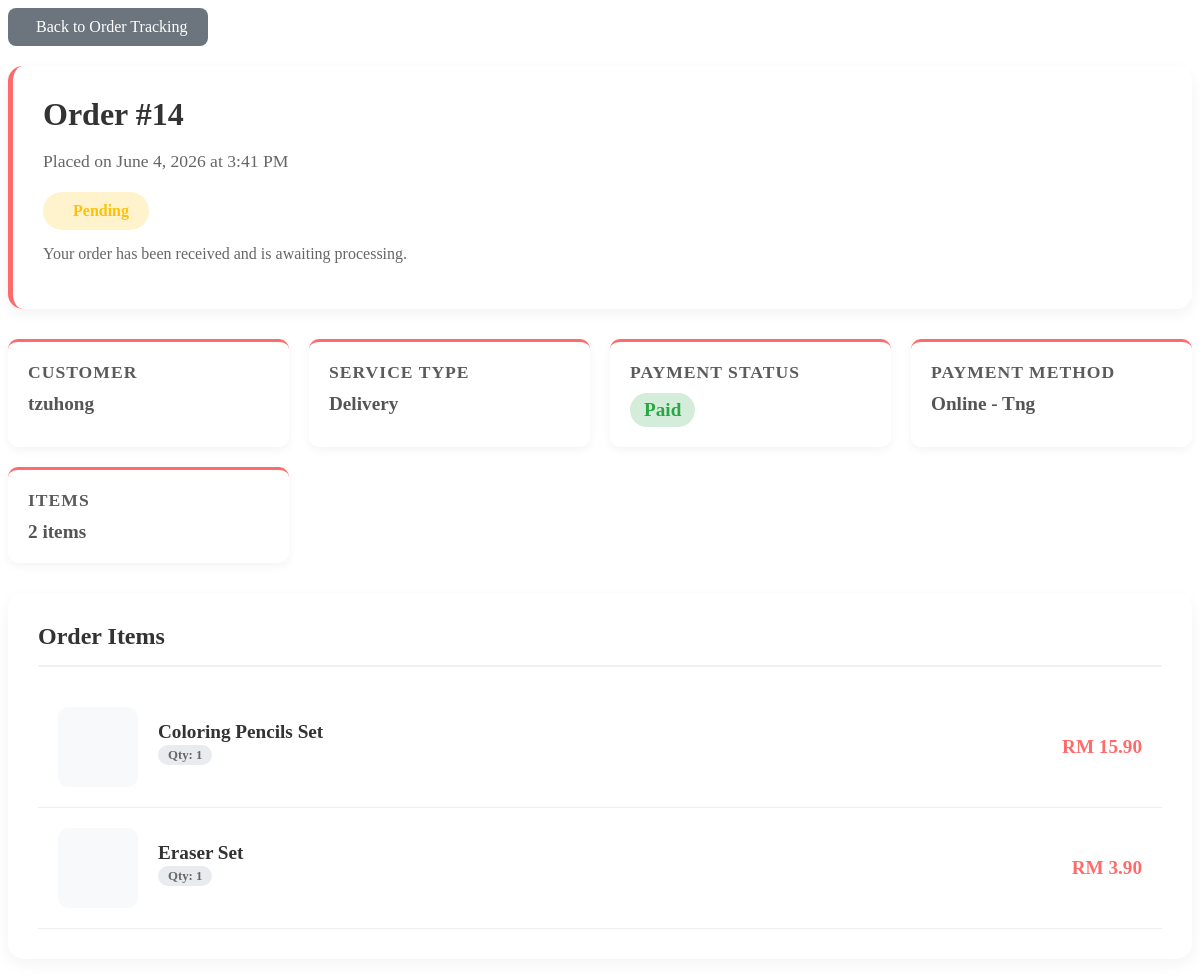
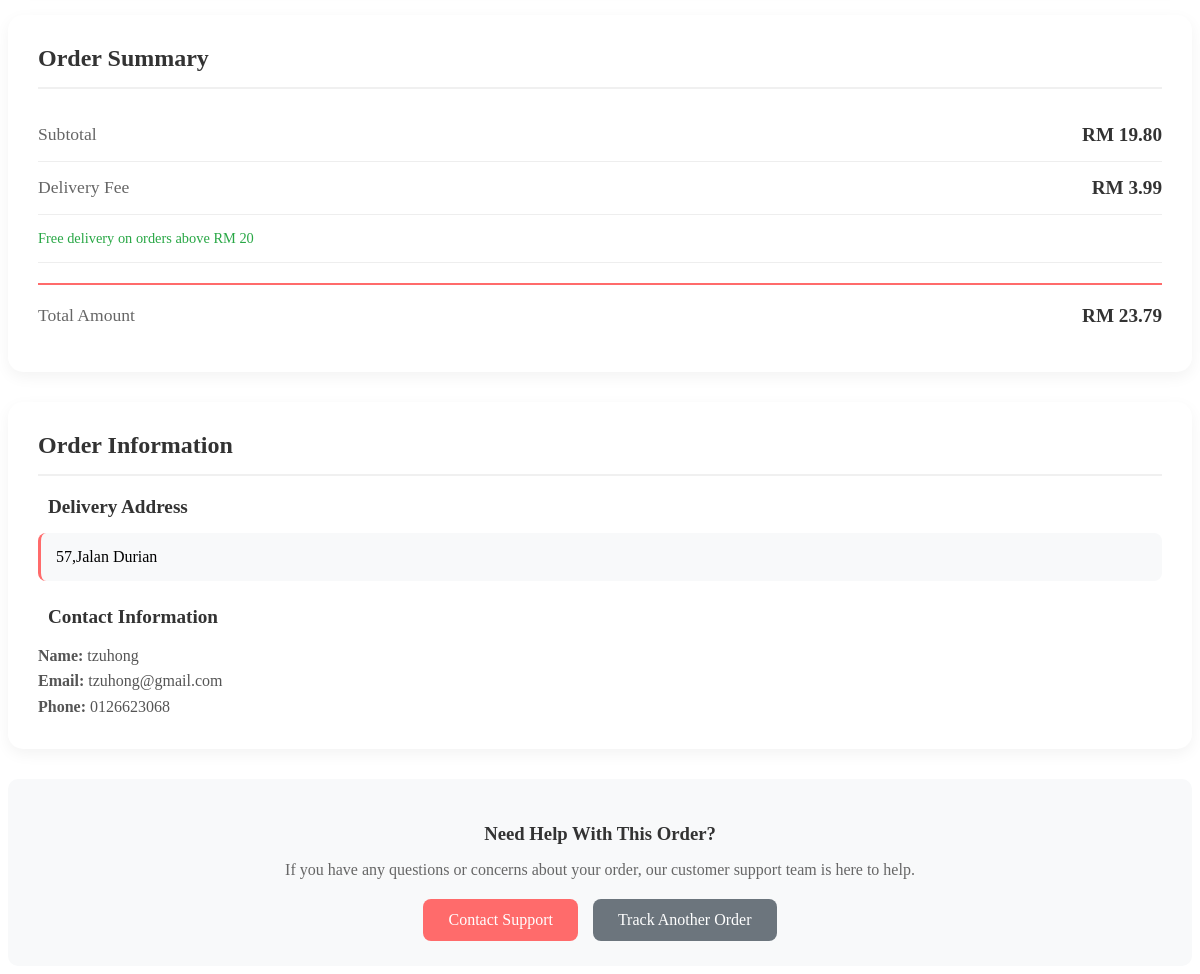
Screenshot of /order-details.php?id=14 with the database file from the repository (2 pictures, top to bottom).
### tables this page shows
CREATE TABLE `orders` (
  `id` int(11) NOT NULL,
  `user_id` int(11) DEFAULT NULL,
  `order_date` timestamp NOT NULL DEFAULT current_timestamp(),
  `total_price` decimal(10,2) NOT NULL,
  `status` enum('pending','processing','completed','cancelled') DEFAULT 'pending',
  `delivery_address` text DEFAULT NULL,
  `payment_method` varchar(50) DEFAULT NULL,
  `customer_name` varchar(100) DEFAULT NULL,
  `customer_email` varchar(100) DEFAULT NULL,
  `customer_phone` varchar(20) DEFAULT NULL,
  `delivery_method` varchar(50) DEFAULT NULL
);

CREATE TABLE `order_items` (
  `id` int(11) NOT NULL,
  `order_id` int(11) DEFAULT NULL,
  `product_id` int(11) DEFAULT NULL,
  `quantity` int(11) NOT NULL,
  `price` decimal(10,2) NOT NULL
);

CREATE TABLE `products` (
  `id` int(11) NOT NULL,
  `name` varchar(100) NOT NULL,
  `description` text DEFAULT NULL,
  `price` decimal(10,2) NOT NULL,
  `category_id` int(11) DEFAULT NULL,
  `image` varchar(255) DEFAULT 'default.jpg',
  `available` tinyint(1) DEFAULT 1
);

### order-details.php (the view, shortened to what this page needs)
<?php
$order_id = intval($_GET['id']);
$sql = "SELECT o.*,
               u.username, u.email as user_email,
               COUNT(oi.id) as item_count,
               SUM(oi.quantity * oi.price) as calculated_total
        FROM orders o
        LEFT JOIN users u ON o.user_id = u.id
        LEFT JOIN order_items oi ON o.id = oi.order_id
        WHERE o.id = $order_id
        GROUP BY o.id";
$result = mysqli_query($conn, $sql);
    ?>
    <?php
$order = mysqli_fetch_assoc($result);
    ?>
    <?php
$items_sql = "SELECT oi.*, p.name as product_name, p.image as product_image
              FROM order_items oi
              LEFT JOIN products p ON oi.product_id = p.id
              WHERE oi.order_id = $order_id";
$items_result = mysqli_query($conn, $items_sql);
$order_items = [];
$items_total = 0;
if ($items_result) {
    while($item = mysqli_fetch_assoc($items_result)) {
        $order_items[] = $item;
        $items_total += $item['quantity'] * $item['price'];
    }
}
$order_date = date('F j, Y \a\t g:i A', strtotime($order['order_date']));
$display_order_status = ($order['status'] === 'paid') ? 'pending' : $order['status'];
$payment_method_text = strtolower($order['payment_method'] ?? '');
if ($display_order_status === 'cancelled') {
    $payment_status = 'Refunded';
    $payment_color = '#dc3545';
    $payment_bg = '#f8d7da';
} elseif (strpos($payment_method_text, 'cash') !== false) {
    $payment_status = 'Pending';
    $payment_color = '#ffc107';
    $payment_bg = '#fff3cd';
} else {
    $payment_status = 'Paid';
    $payment_color = '#28a745';
    $payment_bg = '#d4edda';
}
$status_info = [
    'pending' => [
        'color' => '#ffc107',
        'bg_color' => '#fff3cd',
        'icon' => 'fas fa-clock',
        'description' => 'Your order has been received and is awaiting processing.'
    ],
    'processing' => [
        'color' => '#17a2b8',
        'bg_color' => '#d1ecf1',
        'icon' => 'fas fa-utensils',
        'description' => 'Your stationery items are currently being prepared and packed.'
    ],
    'completed' => [
        'color' => '#28a745',
        'bg_color' => '#d4edda',
        'icon' => 'fas fa-check-circle',
        'description' => 'Your order has been completed.'
    ],
    'cancelled' => [
        'color' => '#dc3545',
        'bg_color' => '#f8d7da',
        'icon' => 'fas fa-times-circle',
        'description' => 'Your order has been cancelled.'
    ]
];
$current_status = $status_info[$display_order_status] ?? $status_info['pending'];
?>
<div class="order-details-container">
    <a href="track.php" class="back-button">
        <i class="fas fa-arrow-left"></i> Back to Order Tracking
    </a>
    <div class="order-header">
        <h1 class="order-number">Order #<?php echo $order['id']; ?></h1>
        <p class="order-date">Placed on <?php echo $order_date; ?></p>
        <div class="status-badge" style="color: <?php echo $current_status['color']; ?>; background: <?php echo $current_status['bg_color']; ?>;">
            <span><?php echo ucfirst($display_order_status); ?></span>
        </div>
        <p style="margin-top: 15px; color: #666; max-width: 600px;">
            <?php echo $current_status['description']; ?>
        </p>
    </div>
    <div class="order-summary">
        <div class="summary-card">
            <h3>Customer</h3>
            <p><?php echo $order['customer_name'] ? htmlspecialchars($order['customer_name']) : ($order['username'] ? htmlspecialchars($order['username']) : 'Guest'); ?></p>
        </div>
        <div class="summary-card">
            <h3>Service Type</h3>
            <p>
                <?php
                $service_types = [
                    'delivery' => 'Delivery',
                    'takeout' => 'Takeout',
                    'dine_in' => 'Dine-in'
                ];
                echo $service_types[$order['delivery_method']] ?? 'Delivery';
                ?>
            </p>
        </div>
        <div class="summary-card">
            <h3>Payment Status</h3>
            <p>
                <span style="display:inline-block; padding:6px 14px; border-radius:20px; background: <?php echo $payment_bg; ?>; color: <?php echo $payment_color; ?>; font-weight:700;">
                    <?php echo $payment_status; ?>
                </span>
            </p>
        </div>
        <div class="summary-card">
            <h3>Payment Method</h3>
            <p><?php echo htmlspecialchars($order['payment_method'] ?: 'Not specified'); ?></p>
        </div>
        <div class="summary-card">
            <h3>Items</h3>
            <p><?php echo $order['item_count']; ?> item<?php echo $order['item_count'] != 1 ? 's' : ''; ?></p>
        </div>
    </div>
    <div class="order-items">
        <h2>Order Items</h2>
        <?php if (!empty($order_items)): ?>
            <?php foreach ($order_items as $item): ?>
                <div class="item-card">
                    <div class="item-image">
                    </div>
                    <div class="item-details">
                        <h3 class="item-name"><?php echo htmlspecialchars($item['product_name']); ?></h3>
                        <div class="item-meta">
                            <span class="item-quantity">Qty: <?php echo $item['quantity']; ?></span>
                        </div>
                    </div>
                    <div class="item-price">
                        RM <?php echo number_format($item['price'] * $item['quantity'], 2); ?>
                    </div>
                </div>
            <?php endforeach; ?>
        <?php endif; ?>
    </div>
    <div class="order-total">
        <h2 style="color: #333; margin: 0 0 20px 0; padding-bottom: 15px; border-bottom: 2px solid #f0f0f0;">Order Summary</h2>
        <div class="total-row">
            <span class="total-label">Subtotal</span>
            <span class="total-value">RM <?php echo number_format($items_total, 2); ?></span>
        </div>
        <div class="total-row">
            <span class="total-label">Delivery Fee</span>
            <span class="total-value">
                <?php
                $delivery_fee = 0;
                if ($order['delivery_method'] == 'delivery' && $items_total < 20) {
                    $delivery_fee = 3.99;
                }
                echo 'RM ' . number_format($delivery_fee, 2);
                ?>
            </span>
        </div>
        <?php if ($order['delivery_method'] == 'delivery' && $items_total < 20): ?>
            <div class="total-row">
                <span class="total-label" style="font-size: 0.9rem; color: #28a745;">
                    <i class="fas fa-info-circle"></i> Free delivery on orders above RM 20
                </span>
            </div>
        <?php endif; ?>
        <div class="total-row grand-total">
            <span class="total-label">Total Amount</span>
            <span class="total-value">
                RM <?php
                $grand_total = $items_total + ($order['delivery_method'] == 'delivery' && $items_total < 20 ? 3.99 : 0);
                echo number_format($grand_total, 2);
                ?>
            </span>
        </div>
    </div>
    <div class="delivery-info">
        <h2 style="color: #333; margin: 0 0 20px 0; padding-bottom: 15px; border-bottom: 2px solid #f0f0f0;">Order Information</h2>
        <?php if ($order['delivery_method'] == 'delivery' && $order['delivery_address']): ?>
            <div class="info-section">
                <h3><i class="fas fa-map-marker-alt"></i> Delivery Address</h3>
                <div class="address">
                    <?php echo nl2br(htmlspecialchars($order['delivery_address'])); ?>
                </div>
            </div>
        <?php endif; ?>
        <div class="info-section">
            <h3><i class="fas fa-user"></i> Contact Information</h3>
            <?php if ($order['customer_name']): ?>
                <p><strong>Name:</strong> <?php echo htmlspecialchars($order['customer_name']); ?></p>
            <?php endif; ?>
            <?php if ($order['customer_email']): ?>
                <p><strong>Email:</strong> <?php echo htmlspecialchars($order['customer_email']); ?></p>
            <?php elseif ($order['user_email']): ?>
                <p><strong>Email:</strong> <?php echo htmlspecialchars($order['user_email']); ?></p>
            <?php endif; ?>
            <?php if ($order['customer_phone']): ?>
                <p><strong>Phone:</strong> <?php echo htmlspecialchars($order['customer_phone']); ?></p>
            <?php endif; ?>
        </div>
    </div>
    <div style="margin-top: 30px; padding: 25px; background: #f8f9fa; border-radius: 10px; text-align: center;">
        <h3 style="color: #333; margin-bottom: 15px;">Need Help With This Order?</h3>
        <p style="color: #666; margin-bottom: 20px;">
            If you have any questions or concerns about your order, our customer support team is here to help.
        </p>
        <div style="display: flex; gap: 15px; justify-content: center; flex-wrap: wrap;">
            <a href="contact.php" class="btn" style="background: #ff6b6b; color: white; padding: 12px 25px; border-radius: 8px; text-decoration: none;">
                <i class="fas fa-headset"></i> Contact Support
            </a>
            <a href="track.php" class="btn" style="background: #6c757d; color: white; padding: 12px 25px; border-radius: 8px; text-decoration: none;">
                <i class="fas fa-search"></i> Track Another Order
            </a>
        </div>
    </div>
</div>

### order-details.php (style rules this page uses)
.order-details-container { max-width: 1200px; margin: 0 auto; }
.back-button { display: inline-flex; align-items: center; gap: 8px; padding: 10px 20px; background: #6c757d; color: white; text-decoration: none; border-radius: 8px; font-weight: 500; transition: all 0.3s; border: none; cursor: pointer; margin-bottom: 20px; }
.order-header { background: white; border-radius: 15px; padding: 30px; margin-bottom: 30px; box-shadow: 0 5px 15px rgba(0,0,0,0.05); border-left: 5px solid #ff6b6b; }
.order-number { font-size: 2rem; color: #333; margin: 0 0 10px 0; }
.order-date { color: #666; font-size: 1.1rem; margin-bottom: 20px; }
.status-badge { display: inline-flex; align-items: center; gap: 10px; padding: 10px 20px; border-radius: 25px; font-weight: 600; font-size: 1rem; }
.order-summary { display: grid; grid-template-columns: repeat(auto-fit, minmax(250px, 1fr)); gap: 20px; margin-bottom: 30px; }
.summary-card { background: white; border-radius: 10px; padding: 20px; box-shadow: 0 3px 10px rgba(0,0,0,0.05); border-top: 3px solid #ff6b6b; }
.summary-card h3 { color: #333; margin: 0 0 10px 0; font-size: 1.1rem; text-transform: uppercase; letter-spacing: 1px; opacity: 0.8; }
.summary-card p { color: #555; margin: 0; font-size: 1.2rem; font-weight: 600; }
.order-items { background: white; border-radius: 15px; padding: 30px; margin-bottom: 30px; box-shadow: 0 5px 15px rgba(0,0,0,0.05); }
.order-items h2 { color: #333; margin: 0 0 20px 0; padding-bottom: 15px; border-bottom: 2px solid #f0f0f0; }
.item-card { display: flex; align-items: center; padding: 20px; border-bottom: 1px solid #f0f0f0; transition: background 0.3s; }
.item-image { width: 80px; height: 80px; border-radius: 10px; overflow: hidden; margin-right: 20px; flex-shrink: 0; background: #f8f9fa; display: flex; align-items: center; justify-content: center; }
.item-details { flex: 1; }
.item-name { font-size: 1.2rem; color: #333; margin: 0 0 5px 0; }
.item-meta { color: #666; font-size: 0.9rem; margin-bottom: 10px; }
.item-quantity { background: #e9ecef; padding: 3px 10px; border-radius: 15px; font-size: 0.8rem; font-weight: 600; }
.item-price { font-size: 1.2rem; font-weight: 600; color: #ff6b6b; min-width: 100px; text-align: right; }
.order-total { background: white; border-radius: 15px; padding: 30px; box-shadow: 0 5px 15px rgba(0,0,0,0.05); }
.total-row { display: flex; justify-content: space-between; align-items: center; padding: 15px 0; border-bottom: 1px solid #eee; }
.total-row:last-child { border-bottom: none; }
.total-label { color: #666; font-size: 1.1rem; }
.total-value { font-size: 1.2rem; font-weight: 600; color: #333; }
.grand-total { font-size: 1.5rem; color: #ff6b6b; border-top: 2px solid #ff6b6b; margin-top: 20px; padding-top: 20px; }
.delivery-info { background: white; border-radius: 15px; padding: 30px; margin-top: 30px; box-shadow: 0 5px 15px rgba(0,0,0,0.05); }
.info-section { margin-bottom: 25px; }
.info-section:last-child { margin-bottom: 0; }
.info-section h3 { color: #333; margin: 0 0 15px 0; font-size: 1.2rem; display: flex; align-items: center; gap: 10px; }
.info-section p { color: #555; margin: 0; line-height: 1.6; }
.info-section .address { background: #f8f9fa; padding: 15px; border-radius: 8px; border-left: 3px solid #ff6b6b; }

### rows the page displays
orders: id "14", order_date "June 4, 2026 at 3:41 PM", status "Pending", status "Your order has been received and is awaiting processing.", customer_name "tzuhong", delivery_method "Delivery", payment_status "Paid", payment_method "Online - Tng", delivery_method "3.99", delivery_method "23.79", delivery_address "57,Jalan Durian", customer_email "tzuhong@gmail.com", customer_phone "0126623068"
order_items: product.name "Coloring Pencils Set", quantity "1", $item['price']*$item['quantity'] "15.90"
order_items: product.name "Eraser Set", quantity "1", $item['price']*$item['quantity'] "3.90"

### other values shown
$order['item_count'] "2"
$items_total "19.80"
